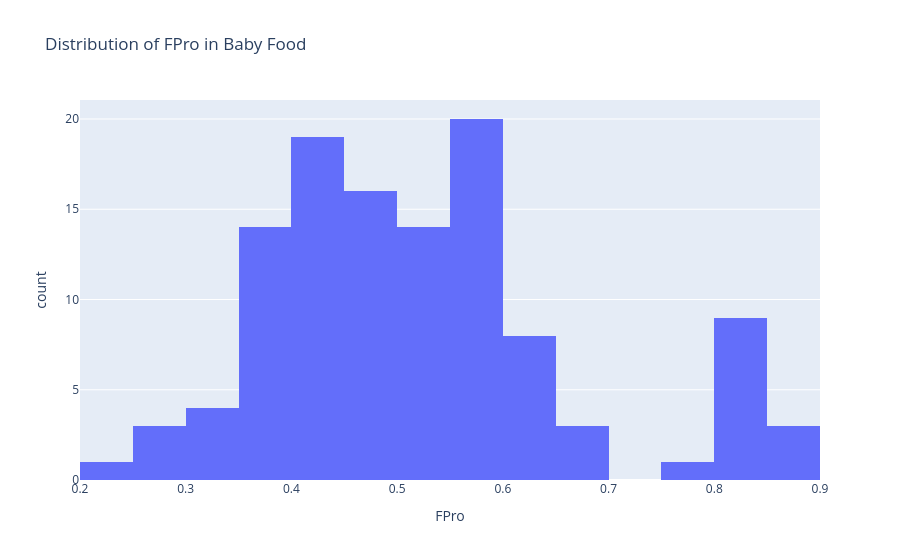

The code cell stored with this chart in its notebook:
### Code cell
#how processed is baby food? 
px.histogram(baby_food, x='FPro', nbins=20, title='Distribution of FPro in Baby Food')

### Figure 1 — Plotly figure (JSON) as saved in the notebook; plotly's stock layout.template omitted (floating-point values rounded to 4 significant figures)
{"data": [{"alignmentgroup": "True", "bingroup": "x", "hovertemplate": "FPro=%{x}<br>count=%{y}<extra></extra>", "legendgroup": "", "marker": {"color": "#636efa", "pattern": {"shape": ""}}, "name": "", "nbinsx": 20, "offsetgroup": "", "orientation": "v", "showlegend": false, "type": "histogram", "x": [0.8153, 0.8153, 0.5832, 0.4511, 0.7735, 0.4438, 0.3928, 0.5109, 0.5531, 0.3977, 0.5435, 0.4266, 0.5133, 0.4627, 0.4713, 0.4086, 0.3834, 0.3343, 0.3854, 0.3796, 0.4005, 0.3423, 0.6472, 0.2708, 0.3724, 0.472, 0.8001, 0.6061, 0.8978, 0.5022, 0.4941, 0.4358, 0.3722, 0.3644, 0.5838, 0.2881, 0.5257, 0.6613, 0.4887, 0.6072, 0.5222, 0.3813, 0.3925, 0.5798, 0.4249, 0.5744, 0.5927, 0.594, 0.4936, 0.5801, 0.4431, 0.4788, 0.5173, 0.4523, 0.418, 0.5621, 0.5386, 0.3811, 0.5196, 0.2225, 0.3063, 0.5824, 0.5943, 0.481, 0.4121, 0.4113, 0.349, 0.828, 0.8208, 0.4571, 0.4309, 0.4931, 0.4416, 0.4857, 0.3946, 0.5695, 0.5254, 0.5177, 0.4938, 0.3626, 0.5174, 0.4324, 0.587, 0.5621, 0.4157, 0.5986, 0.5822, 0.5804, 0.482, 0.6403, 0.6341, 0.5509, 0.6556, 0.5361, 0.6797, 0.6468, 0.6283, 0.6272, 0.5724, 0.8201, 0.8201, 0.2652, 0.829, 0.5136, 0.4308, 0.4635, 0.4349, 0.4063, 0.8583, 0.4148, 0.8858, 0.5861, 0.8431, 0.3672, 0.4013], "xaxis": "x", "yaxis": "y"}], "layout": {"barmode": "relative", "legend": {"tracegroupgap": 0}, "title": {"text": "Distribution of FPro in Baby Food"}, "xaxis": {"anchor": "y", "domain": [0, 1], "title": {"text": "FPro"}}, "yaxis": {"anchor": "x", "domain": [0, 1], "title": {"text": "count"}}}}
